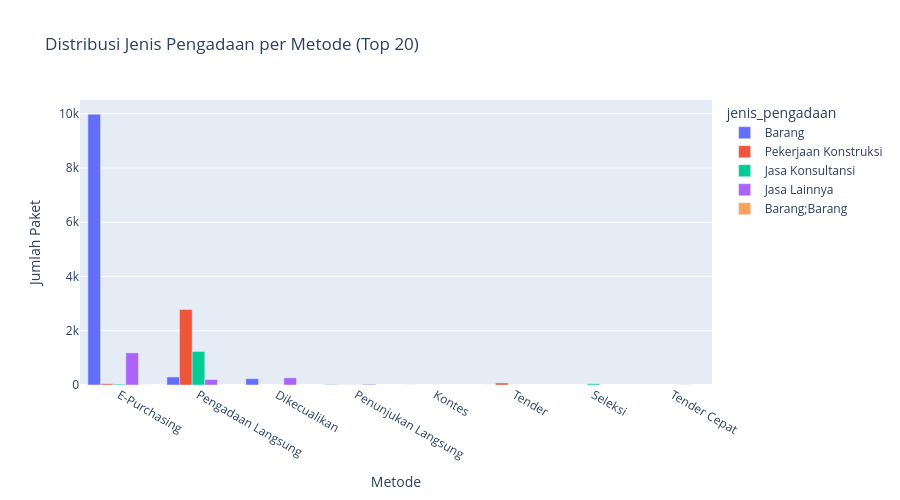

Notebook cell for this chart:
### Markdown cell above
## 6️⃣ Grouped Bar Chart

### Code cell
# Grouped bar - Metode vs Jenis (top combinations)
metode_jenis = df.groupby(['metode_pengadaan', 'jenis_pengadaan']).size().reset_index(name='jumlah')
metode_jenis = metode_jenis.nlargest(20, 'jumlah')

fig = px.bar(
    metode_jenis,
    x='metode_pengadaan',
    y='jumlah',
    color='jenis_pengadaan',
    title='Distribusi Jenis Pengadaan per Metode (Top 20)',
    labels={'metode_pengadaan': 'Metode', 'jumlah': 'Jumlah Paket'},
    barmode='group'
)

fig.update_layout(height=500)
fig.show()

### Figure 1 — Plotly figure (JSON) as saved in the notebook; plotly's stock layout.template omitted (floating-point values rounded to 4 significant figures)
{"data": [{"alignmentgroup": "True", "hovertemplate": "jenis_pengadaan=Barang<br>Metode=%{x}<br>Jumlah Paket=%{y}<extra></extra>", "legendgroup": "Barang", "marker": {"color": "#636efa", "pattern": {"shape": ""}}, "name": "Barang", "offsetgroup": "Barang", "orientation": "v", "showlegend": true, "textposition": "auto", "type": "bar", "x": ["E-Purchasing", "Pengadaan Langsung", "Dikecualikan", "Penunjukan Langsung", "Kontes", "Tender"], "xaxis": "x", "y": [9983, 297, 234, 14, 1, 1], "yaxis": "y"}, {"alignmentgroup": "True", "hovertemplate": "jenis_pengadaan=Pekerjaan Konstruksi<br>Metode=%{x}<br>Jumlah Paket=%{y}<extra></extra>", "legendgroup": "Pekerjaan Konstruksi", "marker": {"color": "#EF553B", "pattern": {"shape": ""}}, "name": "Pekerjaan Konstruksi", "offsetgroup": "Pekerjaan Konstruksi", "orientation": "v", "showlegend": true, "textposition": "auto", "type": "bar", "x": ["Pengadaan Langsung", "Tender", "E-Purchasing", "Penunjukan Langsung"], "xaxis": "x", "y": [2780, 76, 46, 3], "yaxis": "y"}, {"alignmentgroup": "True", "hovertemplate": "jenis_pengadaan=Jasa Konsultansi<br>Metode=%{x}<br>Jumlah Paket=%{y}<extra></extra>", "legendgroup": "Jasa Konsultansi", "marker": {"color": "#00cc96", "pattern": {"shape": ""}}, "name": "Jasa Konsultansi", "offsetgroup": "Jasa Konsultansi", "orientation": "v", "showlegend": true, "textposition": "auto", "type": "bar", "x": ["Pengadaan Langsung", "Seleksi", "E-Purchasing", "Penunjukan Langsung"], "xaxis": "x", "y": [1237, 44, 31, 3], "yaxis": "y"}, {"alignmentgroup": "True", "hovertemplate": "jenis_pengadaan=Jasa Lainnya<br>Metode=%{x}<br>Jumlah Paket=%{y}<extra></extra>", "legendgroup": "Jasa Lainnya", "marker": {"color": "#ab63fa", "pattern": {"shape": ""}}, "name": "Jasa Lainnya", "offsetgroup": "Jasa Lainnya", "orientation": "v", "showlegend": true, "textposition": "auto", "type": "bar", "x": ["E-Purchasing", "Dikecualikan", "Pengadaan Langsung", "Penunjukan Langsung", "Tender Cepat"], "xaxis": "x", "y": [1183, 263, 201, 28, 3], "yaxis": "y"}, {"alignmentgroup": "True", "hovertemplate": "jenis_pengadaan=Barang;Barang<br>Metode=%{x}<br>Jumlah Paket=%{y}<extra></extra>", "legendgroup": "Barang;Barang", "marker": {"color": "#FFA15A", "pattern": {"shape": ""}}, "name": "Barang;Barang", "offsetgroup": "Barang;Barang", "orientation": "v", "showlegend": true, "textposition": "auto", "type": "bar", "x": ["E-Purchasing"], "xaxis": "x", "y": [1], "yaxis": "y"}], "layout": {"barmode": "group", "height": 500, "legend": {"title": {"text": "jenis_pengadaan"}, "tracegroupgap": 0}, "title": {"text": "Distribusi Jenis Pengadaan per Metode (Top 20)"}, "xaxis": {"anchor": "y", "domain": [0, 1], "title": {"text": "Metode"}}, "yaxis": {"anchor": "x", "domain": [0, 1], "title": {"text": "Jumlah Paket"}}}}
